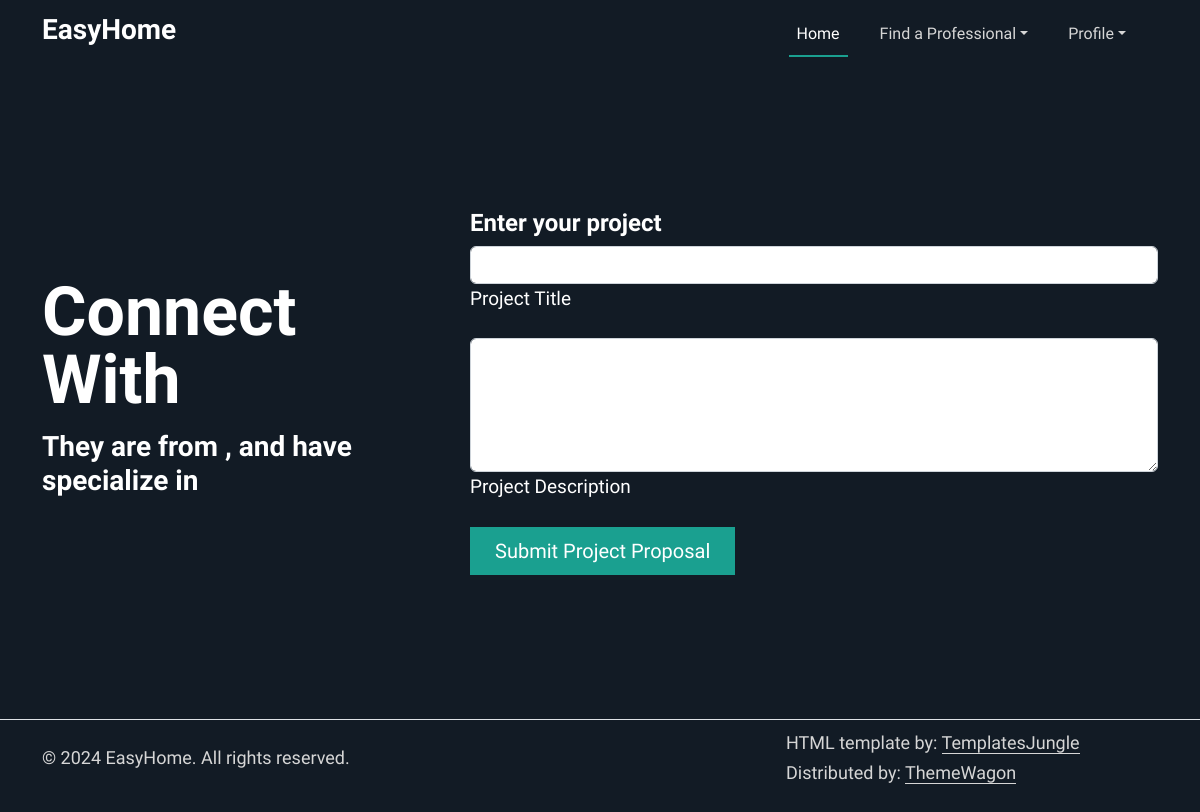
/createReservation/4 (signed in), run on an earlier commit of the app's database.
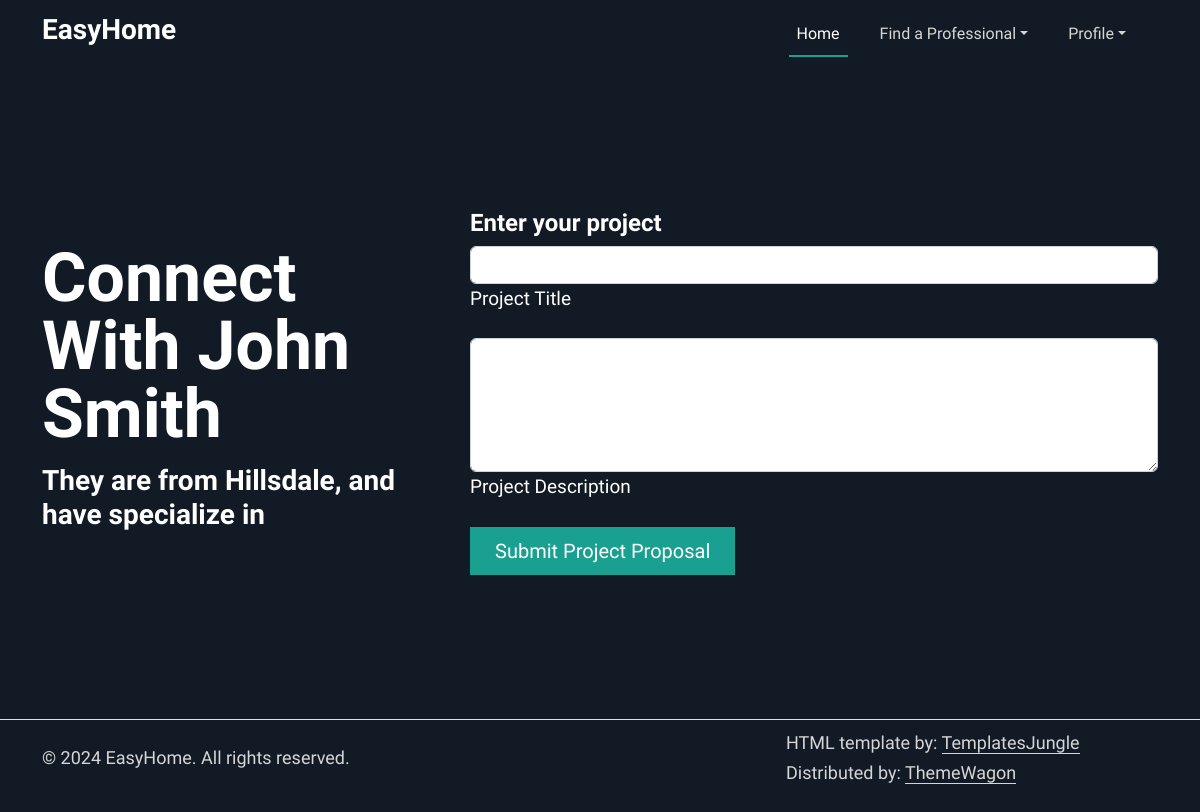
And on a later commit of the database.
### tables this page shows
CREATE TABLE users (
                id INTEGER PRIMARY KEY AUTOINCREMENT,
                first_name VARCHAR2(25) NOT NULL,
                middle_name VARCHAR2(15),
                last_name VARCHAR2(25) NOT NULL,
                gender CHAR(1) CHECK (gender IN ('M','F','O')) NOT NULL,
                phone_number VARCHAR2(12) NOT NULL,
                email VARCHAR2(50) NOT NULL,
                password VARCHAR2(50) NOT NULL,
                street_number VARCHAR2(10),
                street_name VARCHAR2(35),
                town VARCHAR2(30),
                state CHAR(2),
                zip_code NUMBER(5),
                user_type VARCHAR2(20) CHECK (user_type IN ('customer','professional')) DEFAULT 'customer'
            );

### app.py (the view, shortened to what this page needs)
@app.route('/createReservation/<profId>', methods=["GET", "POST"])
@login_required
def createReservation(profId):
    if request.method == "GET":
        professional = get_user_by_id(profId)
        return render_template("createReservation.html", prof=professional)

### app.py (called while the page is built)
@login_manager.user_loader
def load_user(user_id):
    try:
        conn = sqlite3.connect('database.db')
        conn.row_factory = sqlite3.Row
        c = conn.cursor()
        c.execute("SELECT * FROM users WHERE id = ?", (user_id,))
        user_row = c.fetchone()
        return User(user_row) if user_row else None
    except sqlite3.Error as e:
        print(f"Error retrieving user by ID: {e}")
        return None
    finally:
        if conn:
            conn.close()

def get_user_by_id(user_id):
    try:
        conn = sqlite3.connect('database.db')
        conn.row_factory = sqlite3.Row
        c = conn.cursor()
        c.execute("SELECT * FROM users WHERE id = ?", (user_id,))
        user_row = c.fetchone()
        return User(user_row) if user_row else None
    except sqlite3.Error as e:
        print(f"Error retrieving user: {e}")
        return None
    finally:
        if conn:
            conn.close()

### templates/createReservation.html (shortened to what this page needs)
{%extends "base.html"%}
{%block content%}
<section id="start">
  <div class="container my-5 py-5">
    <div class="row featurette py-lg-5 align-items-center">
      <div class="col-md-4">
        <h1 class="text-capitalize lh-1 mb-3">Connect with {{prof.first_name}} {{prof.last_name}}</h1>
        <h3>They are from {{prof.town}}, and have specialize in {{prof.profession}}</h3>
      </div>
      <div class="col-md-8">
        <form action="/createReservation/{{prof.id}}" method="POST">
          <div class="text-content ps-md-5">
          <h4>Enter your project</h4>
          <div data-mdb-input-init class="form-outline mb-3 w-33">
              <input type="text" id="form2Example1" class="form-control" name="title" maxlength="50" />
              <label class="form-label" for="form2Example1">Project Title</label>
            </div>
            <div data-mdb-input-init class="form-outline mb-3 w-33">
              <textarea id="form2Example1" class="form-control" name="desc" rows="5" maxlength="500"></textarea>
              <label class="form-label" for="form2Example1">Project Description</label>
            </div>
            <button type="submit" class="btn btn-primary btn-lg px-4 me-md-2">Submit Project Proposal</button>
          </div>
      </form>
      </div>
    </div>
  </div>
</section>
  {%endblock%}

What changed in the data, as far as the page shows it:
added users: first_name "John", last_name "Smith", town "Hillsdale"
